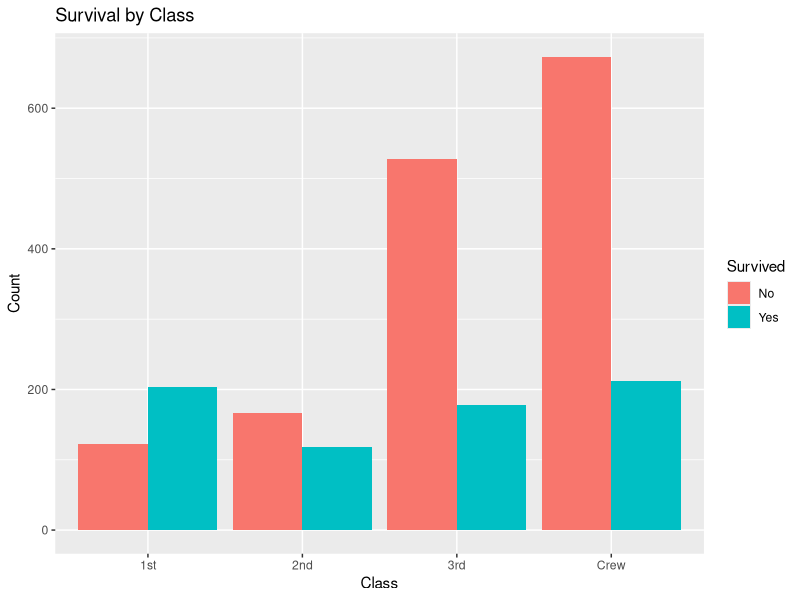
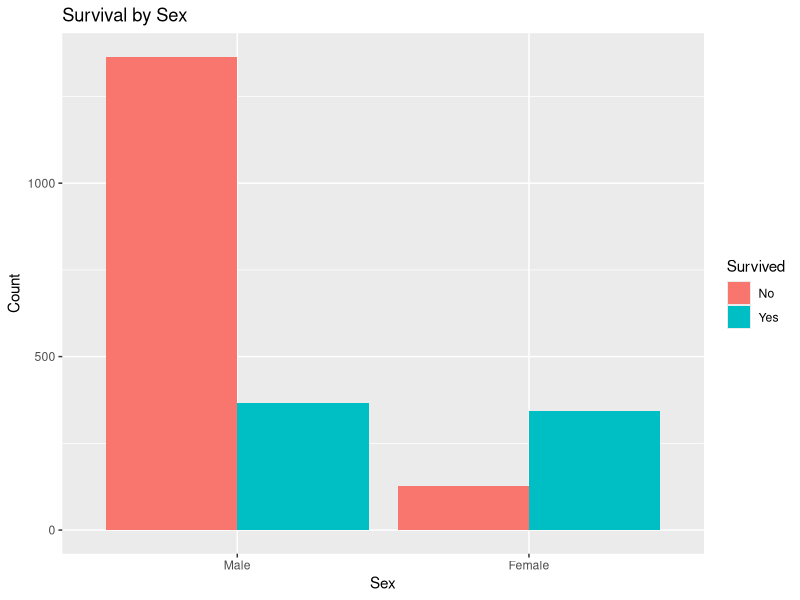

Generate these figures, in order, with R:
# Titanic 데이터셋 로드
data(Titanic)

# 데이터셋의 구조 확인
str(Titanic)

# Titanic 데이터를 데이터 프레임으로 변환
titanic_df <- as.data.frame(Titanic)
head(titanic_df)

# 생존자와 사망자 수 요약
survival_summary <- aggregate(Freq ~ Survived, data=titanic_df, sum)
print(survival_summary)

# 클래스별 생존자 수와 사망자 수 계산
class_summary <- aggregate(Freq ~ Class + Survived, data=titanic_df, sum)
print(class_summary)

# 클래스별 생존율 계산
class_survival_rate <- class_summary[class_summary$Survived == "Yes", "Freq"] /
  aggregate(Freq ~ Class, data=titanic_df, sum)$Freq
names(class_survival_rate) <- class_summary[class_summary$Survived == "Yes", "Class"]
print(class_survival_rate)

# 성별 생존자 수와 사망자 수 계산
sex_summary <- aggregate(Freq ~ Sex + Survived, data=titanic_df, sum)
print(sex_summary)

# 성별 생존율 계산
sex_survival_rate <- sex_summary[sex_summary$Survived == "Yes", "Freq"] /
  aggregate(Freq ~ Sex, data=titanic_df, sum)$Freq
names(sex_survival_rate) <- sex_summary[sex_summary$Survived == "Yes", "Sex"]
print(sex_survival_rate)

# 생존율 시각화 (Class)
library(ggplot2)
ggplot(class_summary, aes(x=Class, y=Freq, fill=Survived)) + 
  geom_bar(stat="identity", position="dodge") +
  labs(title="Survival by Class", x="Class", y="Count")

# 생존율 시각화 (Sex)
ggplot(sex_summary, aes(x=Sex, y=Freq, fill=Survived)) + 
  geom_bar(stat="identity", position="dodge") +
  labs(title="Survival by Sex", x="Sex", y="Count")